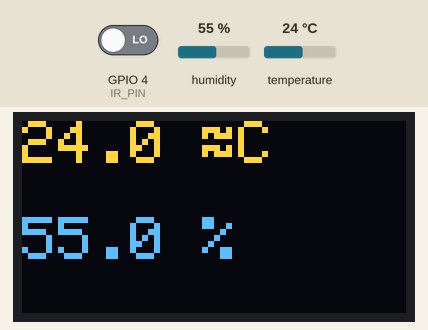
A sketch run on a simulated ESP32. Shown: 128×64 one-colour display. The inputs (shaded band) are chosen by the test bench; at power-on: humidity 55 %, temperature 24 °C, GPIO 4 (IR_PIN) LOW. The OLED is the two-colour kind (top 16 rows yellow); what the sketch prints to the serial monitor is not drawn.

Above: at 2.6 s.
2.7 s: humidity set to 22 %
At 7.2 s:
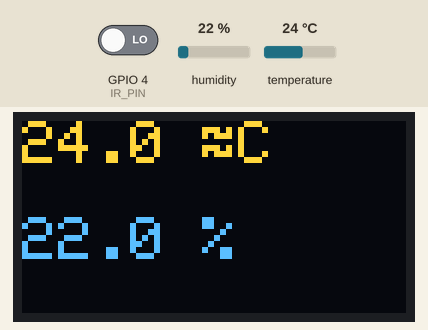
7.5 s: temperature set to 12 °C
At 10.5 s:
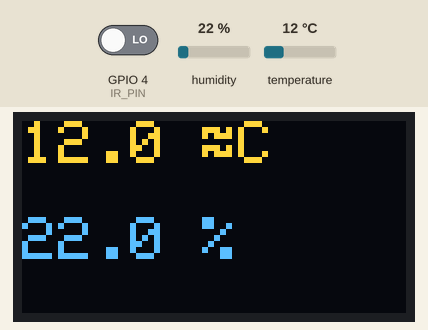
11.5 s: humidity set to 40 %
At 14.7 s:
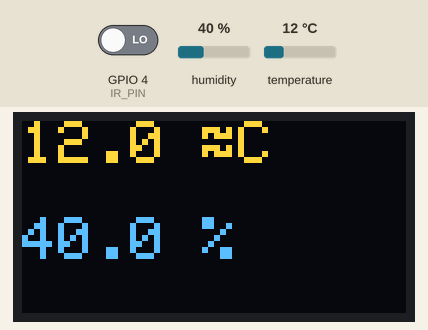
15.5 s: temperature set to 19 °C
At 19.0 s:
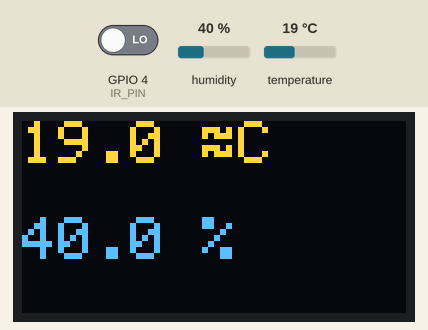
Timing chart, 0 to 20.5 s (numbered marks = the images above; inputs shaded):
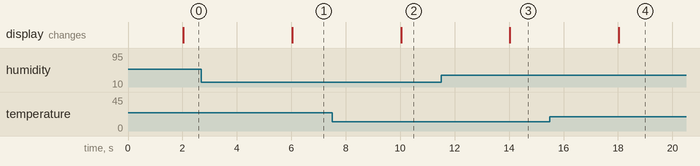

The sketch:

climate_display.ino
```cpp
#include <DHT.h>
#include <Wire.h>
#include <Adafruit_SSD1306.h>

const int IR_PIN = 4;  // obstacle sensor OUT, LOW = hand present
const int MODES = 4;

DHT dht(5, DHT22);  // data on GPIO5 (D5)
Adafruit_SSD1306 oled(128, 64, &Wire, -1);

float t = NAN, h = NAN;
int mode = 0;
unsigned long lastRead = 0, lastNear = 0;

void draw() {
  oled.clearDisplay();
  oled.setCursor(0, 0);
  if (isnan(t) || isnan(h)) {
    oled.setTextSize(1);
    oled.print("DHT22 read failed");
  } else if (mode == 0) {  // both
    oled.setTextSize(2);
    oled.printf("%.1f %cC\n\n%.1f %%", t, 247, h);
  } else if (mode == 1) {  // temperature, C and F
    oled.setTextSize(1);
    oled.println("Temperature");
    oled.setTextSize(3);
    oled.printf("%.1f%cC\n", t, 247);
    oled.setTextSize(2);
    oled.printf("%.1f %cF", t * 9 / 5 + 32, 247);
  } else if (mode == 2) {  // humidity
    oled.setTextSize(1);
    oled.println("Humidity");
    oled.setTextSize(4);
    oled.printf("%.0f%%", h);
  } else {  // feels like
    oled.setTextSize(1);
    oled.println("Feels like");
    oled.setTextSize(3);
    oled.printf("%.1f%cC", dht.computeHeatIndex(t, h, false), 247);
  }
  oled.display();
}

void setup() {
  Serial.begin(115200);
  pinMode(IR_PIN, INPUT);
  dht.begin();
  Wire.begin(23, 21);  // SDA=GPIO23, SCL=GPIO21
  if (!oled.begin(SSD1306_SWITCHCAPVCC, 0x3C)) Serial.println("oled init failed");
  oled.setTextColor(SSD1306_WHITE);
  oled.cp437(true);  // char 247 = degree sign
}

void loop() {
  unsigned long now = millis();
  bool near = digitalRead(IR_PIN) == LOW;
  if (near) {
    if (now - lastNear > 300) {  // new swipe only after 300ms clear; sensor flickers while hand is over it
      mode = (mode + 1) % MODES;
      Serial.printf("swipe -> mode %d\n", mode);
      draw();
    }
    lastNear = now;
  }

  if (now - lastRead >= 2000) {  // DHT22 needs >=2s between reads
    lastRead = now;
    t = dht.readTemperature();
    h = dht.readHumidity();
    Serial.printf("T=%.1fC H=%.1f%% ir=%d\n", t, h, near);
    draw();
  }
}
```

Measured:
- after the input at 2.7 s, the display: changes after 3.3 s (image 1)
- after the input at 7.5 s, the display: changes after 2.5 s (image 2)
- after the input at 11.5 s, the display: changes after 2.5 s (image 3)
- after the input at 15.5 s, the display: changes after 2.5 s (image 4)
